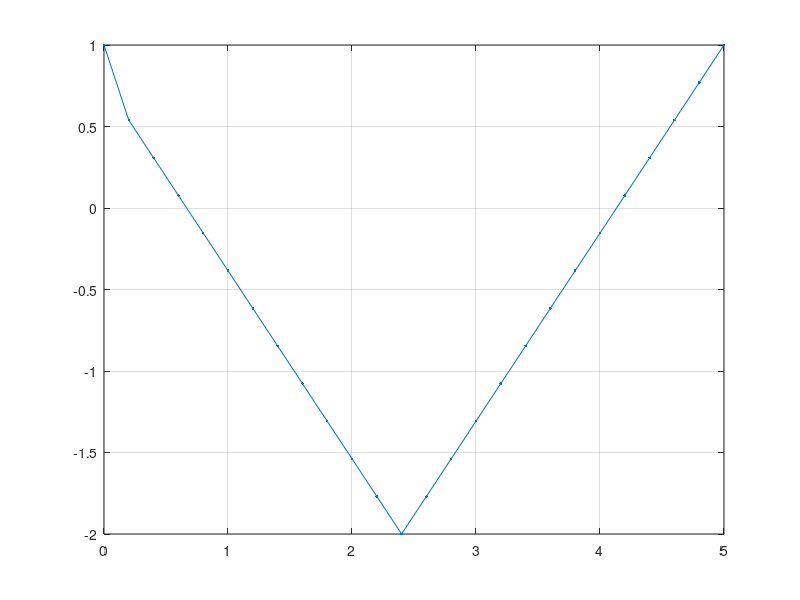

The MATLAB script that drew this image:
t=0:0.2:5;
f=1/5;
s=sin(2*pi*f*t);
n=length(s);
p=6/n;
np=1;
s(1)=1;
for i=2:1:n
    if i<=n/2
        s(i)=1-p*i;
    end
    if i>n/2
        s(i)=p*np-2;
        np=np+1;
    end
end
plot(t,s,'.-'),grid